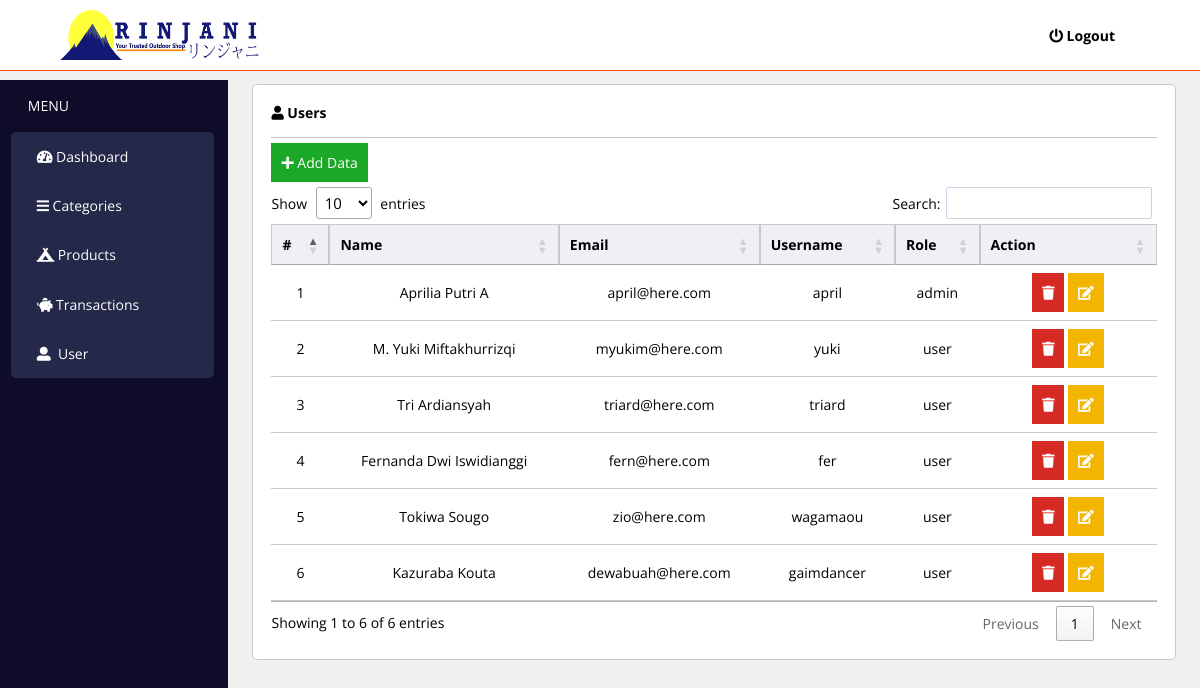
The app's page /admin/index.php?menu=users (signed in) with its own data.
### tables this page shows
CREATE TABLE IF NOT EXISTS `users` (
  `id_user` int(11) NOT NULL AUTO_INCREMENT,
  `fullname` varchar(70) DEFAULT NULL,
  `email` varchar(40) DEFAULT NULL,
  `username` varchar(20) DEFAULT NULL,
  `password` varchar(40) DEFAULT NULL,
  `role` enum('user','admin') DEFAULT 'user',
  PRIMARY KEY (`id_user`),
  UNIQUE KEY `email` (`email`),
  UNIQUE KEY `username` (`username`)
);

### admin/users/index.php (the view)
<div class="card-header">
    <h3>
        <i class="fas fa-user    "></i>
        <span>Users</span>
    </h3>
</div>
<a href="index.php?menu=users&&method=add">
    <button class="btn btn-ijo">
        <i class="fas fa-plus    "></i>
        <span>Add Data</span>
    </button>
</a>
<table class="table">
    <thead>
        <th>#</th>
        <th>Name</th>
        <th>Email</th>
        <th>Username</th>
        <th>Role</th>
        <th style="width:20%;">Action</th>
    </thead>
    <tbody>
        <?php
        $query = mysqli_query($con, "select * from users");
        $no = 0;
        while ($row = mysqli_fetch_array($query)) {
            $no++;
            echo "
                    <tr>
                        <td>
                            $no
                        </td>
                        <td>
                            $row[1]
                        </td>
                        <td>
                            $row[2]
                        </td>
                        <td>
                            $row[3]
                        </td>
                        <td>
                            $row[5]
                        </td>
                        <td>
                            <a href='users/controllerUsers.php?act=delete&&id=$row[0]'>
                                <button class='btn btn-abang'>
                                    <i class='fas fa-trash'></i>
                                </button>
                            </a>
                            <a href='index.php?menu=users&&method=edit&&id=$row[0]'>
                                <button class='btn btn-kuning'>
                                    <i class='fas fa-edit'></i>
                                </button>
                            </a>
                        </td>
                    </tr>
                ";
        }
        ?>
    </tbody>
</table>

### assets/css/styles.css (style rules this page uses)
* { padding: 0; margin: 0; font-family: "Open Sans", sans-serif; font-size: 14px; }
a { text-decoration: none; }
body { background-color: #f0f0f0; }
.card-header { padding-bottom: 15px; border-bottom: solid 1px #c9c9c9; margin-bottom: 5px; }
.table { margin-top: 15px; width: 100%; text-align: center; border-collapse: collapse; }
.table thead th { background-color: #efeff6; padding: 10px; border: solid 1px #c9c9c9; }
.table tbody td { padding: 10px; border-bottom: solid 1px #c9c9c9; }
.btn { padding: 10px; cursor: pointer; border: none; }
.btn-ijo { background-color: #1aa826; color: white; }
.btn-abang { background-color: #d62b25; color: white; }
.btn-kuning { background-color: #f3b600; color: white; }

### records on screen
users: fullname "Aprilia Putri A", email "april@here.com", username "april", role "admin"
users: fullname "M. Yuki Miftakhurrizqi", email "myukim@here.com", username "yuki", role "user"
users: fullname "Tri Ardiansyah", email "triard@here.com", username "triard", role "user"
users: fullname "Fernanda Dwi Iswidianggi", email "fern@here.com", username "fer", role "user"
users: fullname "Tokiwa Sougo", email "zio@here.com", username "wagamaou", role "user"
users: fullname "Kazuraba Kouta", email "dewabuah@here.com", username "gaimdancer", role "user"
